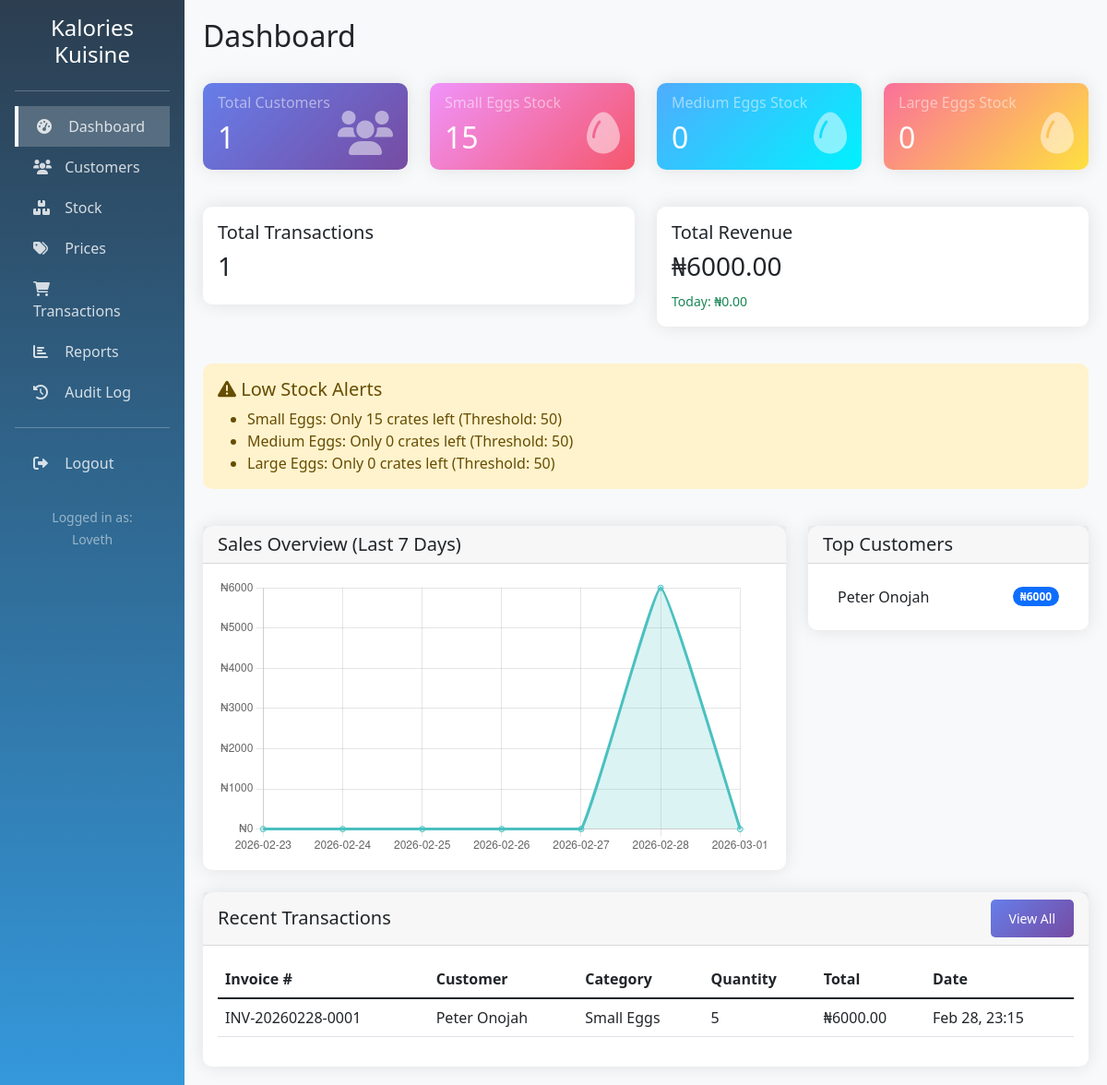
The page /dashboard/ (signed in) on the database its author committed.
### core/models.py (models this page shows, shortened)
class Stock(models.Model):
    CATEGORY_CHOICES = [
        ('SMALL', 'Small Eggs'),
        ('MEDIUM', 'Medium Eggs'),
        ('LARGE', 'Large Eggs'),
    ]
    category = models.CharField(max_length=10, choices=CATEGORY_CHOICES, unique=True)
    quantity = models.PositiveIntegerField(default=0, validators=[MinValueValidator(0)])
    last_updated = models.DateTimeField(auto_now=True)
    low_stock_threshold = models.PositiveIntegerField(default=50, help_text="Alert when stock below this")
    def is_low_stock(self):
        return self.quantity < self.low_stock_threshold

class Customer(models.Model):
    full_name = models.CharField(max_length=200)
    nickname = models.CharField(max_length=100)
    address = models.TextField()
    phone_number = models.CharField(max_length=20)
    date_created = models.DateTimeField(auto_now_add=True)
    updated_at = models.DateTimeField(auto_now=True)
    class Meta:
        ordering = ['-date_created']

class Transaction(models.Model):
    CATEGORY_CHOICES = [
        ('SMALL', 'Small Eggs'),
        ('MEDIUM', 'Medium Eggs'),
        ('LARGE', 'Large Eggs'),
    ]
    customer = models.ForeignKey(Customer, on_delete=models.PROTECT)
    egg_category = models.CharField(max_length=10, choices=CATEGORY_CHOICES)
    quantity = models.PositiveIntegerField(validators=[MinValueValidator(1)])
    price_per_unit = models.DecimalField(max_digits=10, decimal_places=2)
    total_amount = models.DecimalField(max_digits=10, decimal_places=2, editable=False)
    transaction_date = models.DateTimeField(auto_now_add=True)
    recorded_by = models.ForeignKey(User, on_delete=models.SET_NULL, null=True)
    invoice_number = models.CharField(max_length=50, unique=True, blank=True)
    class Meta:
        ordering = ['-transaction_date']

### core/views.py (the view)
# urls.py: path('dashboard/', views.dashboard, name='dashboard'),
@login_required
def dashboard(request):
    total_customers = Customer.objects.count()
    stocks = Stock.objects.all()
    stock_data = {stock.category: stock.quantity for stock in stocks}
    transactions = Transaction.objects.all()
    total_transactions = transactions.count()
    total_revenue = transactions.aggregate(Sum('total_amount'))['total_amount__sum'] or 0
    today = timezone.now().date()
    today_transactions = transactions.filter(transaction_date__date=today)
    today_revenue = today_transactions.aggregate(Sum('total_amount'))['total_amount__sum'] or 0
    low_stock_alerts = [stock for stock in stocks if stock.is_low_stock()]
    recent_transactions = transactions[:10]
    top_customers = Customer.objects.annotate(
        total_spent=Sum('transaction__total_amount')
    ).order_by('-total_spent')[:5]
    last_7_days = []
    sales_data = []
    for i in range(6, -1, -1):
        date = today - timedelta(days=i)
        daily_total = Transaction.objects.filter(
            transaction_date__date=date
        ).aggregate(Sum('total_amount'))['total_amount__sum'] or 0
        last_7_days.append(date.strftime('%Y-%m-%d'))
        sales_data.append(float(daily_total))
    context = {
        'total_customers': total_customers,
        'stock_small': stock_data.get('SMALL', 0),
        'stock_medium': stock_data.get('MEDIUM', 0),
        'stock_large': stock_data.get('LARGE', 0),
        'total_transactions': total_transactions,
        'total_revenue': total_revenue,
        'today_revenue': today_revenue,
        'low_stock_alerts': low_stock_alerts,
        'recent_transactions': recent_transactions,
        'top_customers': top_customers,
        'chart_labels': json.dumps(last_7_days),
        'chart_data': json.dumps(sales_data),
    }
    return render(request, 'core/dashboard.html', context)

### templates/core/dashboard.html (shortened to what this page needs)
{% extends 'base.html' %}
{% block content %}
<div class="d-flex justify-content-between align-items-center mb-4">
    <h2>Dashboard</h2>
</div>
<div class="row mb-4">
    <div class="col-md-3 mb-3">
        <div class="card stat-card">
            <div class="card-body">
                <h6 class="card-subtitle mb-2 text-white-50">Total Customers</h6>
                <h2 class="card-title text-white mb-0">{{ total_customers }}</h2>
                <i class="fas fa-users position-absolute bottom-0 end-0 mb-3 me-3 opacity-50" style="font-size: 3rem;"></i>
            </div>
        </div>
    </div>
    <div class="col-md-3 mb-3">
        <div class="card stat-card" style="background: linear-gradient(135deg, #f093fb 0%, #f5576c 100%);">
            <div class="card-body">
                <h6 class="card-subtitle mb-2 text-white-50">Small Eggs Stock</h6>
                <h2 class="card-title text-white mb-0">{{ stock_small }}</h2>
                <i class="fas fa-egg position-absolute bottom-0 end-0 mb-3 me-3 opacity-50" style="font-size: 3rem;"></i>
            </div>
        </div>
    </div>
    <div class="col-md-3 mb-3">
        <div class="card stat-card" style="background: linear-gradient(135deg, #4facfe 0%, #00f2fe 100%);">
            <div class="card-body">
                <h6 class="card-subtitle mb-2 text-white-50">Medium Eggs Stock</h6>
                <h2 class="card-title text-white mb-0">{{ stock_medium }}</h2>
                <i class="fas fa-egg position-absolute bottom-0 end-0 mb-3 me-3 opacity-50" style="font-size: 3rem;"></i>
            </div>
        </div>
    </div>
    <div class="col-md-3 mb-3">
        <div class="card stat-card" style="background: linear-gradient(135deg, #fa709a 0%, #fee140 100%);">
            <div class="card-body">
                <h6 class="card-subtitle mb-2 text-white-50">Large Eggs Stock</h6>
                <h2 class="card-title text-white mb-0">{{ stock_large }}</h2>
                <i class="fas fa-egg position-absolute bottom-0 end-0 mb-3 me-3 opacity-50" style="font-size: 3rem;"></i>
            </div>
        </div>
    </div>
</div>
<div class="row mb-4">
    <div class="col-md-6 mb-3">
        <div class="card">
            <div class="card-body">
                <h5 class="card-title">Total Transactions</h5>
                <h3>{{ total_transactions }}</h3>
            </div>
        </div>
    </div>
    <div class="col-md-6 mb-3">
        <div class="card">
            <div class="card-body">
                <h5 class="card-title">Total Revenue</h5>
                <h3>₦{{ total_revenue|floatformat:2 }}</h3>
                <small class="text-success">Today: ₦{{ today_revenue|floatformat:2 }}</small>
            </div>
        </div>
    </div>
</div>
{% if low_stock_alerts %}
<div class="row mb-4">
    <div class="col-12">
        <div class="alert alert-warning">
            <h5><i class="fas fa-exclamation-triangle"></i> Low Stock Alerts</h5>
            <ul class="mb-0">
                {% for stock in low_stock_alerts %}
                <li>{{ stock.get_category_display }}: Only {{ stock.quantity }} crates left (Threshold: {{ stock.low_stock_threshold }})</li>
                {% endfor %}
            </ul>
        </div>
    </div>
</div>
{% endif %}
<div class="row mb-4">
    <div class="col-md-8">
        <div class="card">
            <div class="card-header">
                <h5 class="mb-0">Sales Overview (Last 7 Days)</h5>
            </div>
            <div class="card-body">
                <canvas id="salesChart" height="300"></canvas>
            </div>
        </div>
    </div>
    <div class="col-md-4">
        <div class="card">
            <div class="card-header">
                <h5 class="mb-0">Top Customers</h5>
            </div>
            <div class="card-body">
                {% if top_customers %}
                <ul class="list-group list-group-flush">
                    {% for customer in top_customers %}
                    <li class="list-group-item d-flex justify-content-between align-items-center">
                        {{ customer.full_name }}
                        <span class="badge bg-primary rounded-pill">₦{{ customer.total_spent|floatformat:0 }}</span>
                    </li>
                    {% endfor %}
                </ul>
                {% else %}
                <p class="text-muted mb-0">No customers yet</p>
                {% endif %}
            </div>
        </div>
    </div>
</div>
<div class="row">
    <div class="col-12">
        <div class="card">
            <div class="card-header d-flex justify-content-between align-items-center">
                <h5 class="mb-0">Recent Transactions</h5>
                <a href="{% url 'transaction_list' %}" class="btn btn-sm btn-primary">View All</a>
            </div>
            <div class="card-body">
                {% if recent_transactions %}
                <div class="table-responsive">
                    <table class="table table-hover">
                        <thead>
                            <tr>
                                <th>Invoice #</th>
                                <th>Customer</th>
                                <th>Category</th>
                                <th>Quantity</th>
                                <th>Total</th>
                                <th>Date</th>
                            </tr>
                        </thead>
                        <tbody>
                            {% for transaction in recent_transactions %}
                            <tr>
                                <td>{{ transaction.invoice_number }}</td>
                                <td>{{ transaction.customer.full_name }}</td>
                                <td>{{ transaction.get_egg_category_display }}</td>
                                <td>{{ transaction.quantity }}</td>
                                <td>₦{{ transaction.total_amount|floatformat:2 }}</td>
                                <td>{{ transaction.transaction_date|date:"M d, H:i" }}</td>
                            </tr>
                            {% endfor %}
                        </tbody>
                    </table>
                </div>
                {% else %}
                <p class="text-muted mb-0">No transactions yet</p>
                {% endif %}
            </div>
        </div>
    </div>
</div>
<script>
    // Sales Chart
    const ctx = document.getElementById('salesChart').getContext('2d');
    new Chart(ctx, {
        type: 'line',
        data: {
            labels: {{ chart_labels|safe }},
            datasets: [{
                label: 'Sales (₦)',
                data: {{ chart_data|safe }},
                borderColor: 'rgb(75, 192, 192)',
                backgroundColor: 'rgba(75, 192, 192, 0.2)',
                tension: 0.1,
                fill: true
            }]
        },
        options: {
            responsive: true,
            maintainAspectRatio: false,
            plugins: {
                legend: {
                    display: false
                }
            },
            scales: {
                y: {
                    beginAtZero: true,
                    ticks: {
                        callback: function(value) {
                            return '₦' + value;
                        }
                    }
                }
            }
        }
    });
</script>
{% endblock %}

### templates/base.html (shortened to what this page needs)
<!DOCTYPE html>
<html lang="en">
<head>
    <link href="https://cdn.jsdelivr.net/npm/bootstrap@5.1.3/dist/css/bootstrap.min.css" rel="stylesheet">
    <link rel="stylesheet" href="https://cdnjs.cloudflare.com/ajax/libs/font-awesome/6.0.0/css/all.min.css">
</head>
<body>
    {% if user.is_authenticated %}
    <div class="container-fluid">
        <div class="row">
            <div class="col-md-2 p-0 sidebar">
                <div class="p-3">
                    <h4 class="text-center mb-4">Kalories Kuisine</h4>
                    <hr class="bg-white">
                    <a href="{% url 'dashboard' %}" class="{% if request.resolver_match.url_name == 'dashboard' %}active{% endif %}">
                        <i class="fas fa-tachometer-alt"></i> Dashboard
                    </a>
                    <a href="{% url 'customer_list' %}" class="{% if 'customer' in request.path %}active{% endif %}">
                        <i class="fas fa-users"></i> Customers
                    </a>
                    <a href="{% url 'stock_list' %}" class="{% if 'stock' in request.path %}active{% endif %}">
                        <i class="fas fa-boxes"></i> Stock
                    </a>
                    <a href="{% url 'price_list' %}" class="{% if 'price' in request.path %}active{% endif %}">
                        <i class="fas fa-tags"></i> Prices
                    </a>
                    <a href="{% url 'transaction_list' %}" class="{% if 'transaction' in request.path %}active{% endif %}">
                        <i class="fas fa-shopping-cart"></i> Transactions
                    </a>
                    <a href="{% url 'reports' %}" class="{% if 'reports' in request.path %}active{% endif %}">
                        <i class="fas fa-chart-bar"></i> Reports
                    </a>
                    <a href="{% url 'audit_log' %}" class="{% if 'audit-log' in request.path %}active{% endif %}">
                        <i class="fas fa-history"></i> Audit Log
                    </a>
                    <hr class="bg-white">
                    <a href="{% url 'logout' %}">
                        <i class="fas fa-sign-out-alt"></i> Logout
                    </a>
                    <div class="mt-4 text-center text-white-50">
                        <small>Logged in as:<br>{{ user.username }}</small>
                    </div>
                </div>
            </div>
            <div class="col-md-10 main-content">
                {% block content %}{% endblock %}
            </div>
        </div>
    </div>
    {% else %}
        <div class="container">
            {% block auth_content %}{% endblock %}
        </div>
    {% endif %}
</body>
</html>

### templates/base.html (style rules this page uses)
body { background-color: #f8f9fa; }
.sidebar { min-height: 100vh; background: linear-gradient(180deg, #2c3e50 0%, #3498db 100%); color: white; }
.sidebar a { color: rgba(255,255,255,.8); text-decoration: none; padding: 10px 20px; display: block; transition: all 0.3s; }
.sidebar a.active { background: rgba(255,255,255,.2); border-left: 4px solid #fff; }
.sidebar i { margin-right: 10px; width: 20px; }
.main-content { padding: 20px; }
.card { border: none; border-radius: 10px; box-shadow: 0 0 20px rgba(0,0,0,.1); transition: transform 0.3s; }
.alert { border-radius: 10px; border: none; }
.btn-primary { background: linear-gradient(135deg, #667eea 0%, #764ba2 100%); border: none; padding: 10px 20px; border-radius: 5px; }
.stat-card { background: linear-gradient(135deg, #667eea 0%, #764ba2 100%); color: white; }

### rows shown on the page
Stock: category "Small Eggs", quantity "15", low_stock_threshold "50"
Stock: category "Medium Eggs", quantity "0", low_stock_threshold "50"
Stock: category "Large Eggs", quantity "0", low_stock_threshold "50"
Customer: full_name "Peter Onojah", total_spent "6000"

### other values the page prints
{{ user.username }} "Loveth"
{{ total_customers }} "1"
{{ stock_small }} "15"
{{ stock_medium }} "0"
{{ stock_large }} "0"
{{ total_transactions }} "1"
{{ total_revenue|floatformat:2 }} "6000.00"
{{ today_revenue|floatformat:2 }} "0.00"
chart data {{ chart_labels|safe }} ["2026-02-23", "2026-02-24", "2026-02-25", "2026-02-26", "2026-02-27", "2026-02-28", "2026-03-01"]
chart data {{ chart_data|safe }} [0.0, 0.0, 0.0, 0.0, 0.0, 6000.0, 0.0]
